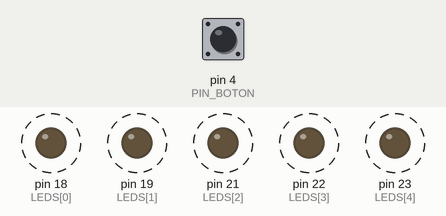
This sketch was run on a simulated Arduino Mega 2560, built with avr-gcc and run on an emulated ATmega2560. On the bench: output pins drawn as LEDs (lit = HIGH). Dashed ring = blinking. The inputs (shaded band) are chosen by the test bench; at power-on: pin 4 (PIN_BOTON) LOW. What the sketch prints to the serial monitor is not drawn.

Above: at 1.2 s.
1.3 s: pin 4 (PIN_BOTON) pulled HIGH for 0.15 s
Timing chart, 0 to 10.3 s (numbered marks = the images above; inputs shaded):
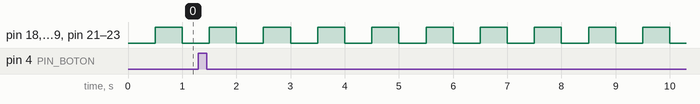

The sketch:

Experimento_C_V2_Millis_Antirrebote.ino
```cpp
/*
  Experimento_C_V2_Millis_Antirrebote.ino
  Experimento C, version V2: parpadeo de 500 ms con millis() y antirrebote de 50 ms.
  Cuenta las pulsaciones detectadas y muestra el contador al aumentar.
  Boton: GPIO 4 con pull-down externa de 10 kohm. LED: GPIO 18..23.
  Monitor serie: 115200 baudios.
*/

const uint8_t LEDS[5] = {18, 19, 21, 22, 23};
const uint8_t PIN_BOTON = 4;
const unsigned long INTERVALO = 500;       // ms
const unsigned long T_ANTIRREBOTE = 50;    // ms

bool botonPrevio = false;
bool ledsEncendidos = false;
unsigned int contador = 0;
unsigned long tAnterior = 0;
unsigned long tUltimaPulsacion = 0;

void todosLeds(bool nivel) {
  for (uint8_t i = 0; i < 5; i++) digitalWrite(LEDS[i], nivel);
}

void setup() {
  Serial.begin(115200);
  pinMode(PIN_BOTON, INPUT);
  for (uint8_t i = 0; i < 5; i++) pinMode(LEDS[i], OUTPUT);
}

void loop() {
  bool boton = digitalRead(PIN_BOTON);
  if (boton && !botonPrevio && (millis() - tUltimaPulsacion >= T_ANTIRREBOTE)) {
    tUltimaPulsacion = millis();
    contador++;
    Serial.print("Pulsaciones: ");
    Serial.println(contador);
  }
  botonPrevio = boton;

  if (millis() - tAnterior >= INTERVALO) {
    tAnterior = millis();
    ledsEncendidos = !ledsEncendidos;
    todosLeds(ledsEncendidos);
  }
}
```

Measured:
- by itself, pin 18 (LEDS[0]), pin 19 (LEDS[1]), pin 21 (LEDS[2]), pin 22 (LEDS[3]), pin 23 (LEDS[4]): alternates HIGH for 0.50 s and LOW for 0.50 s
